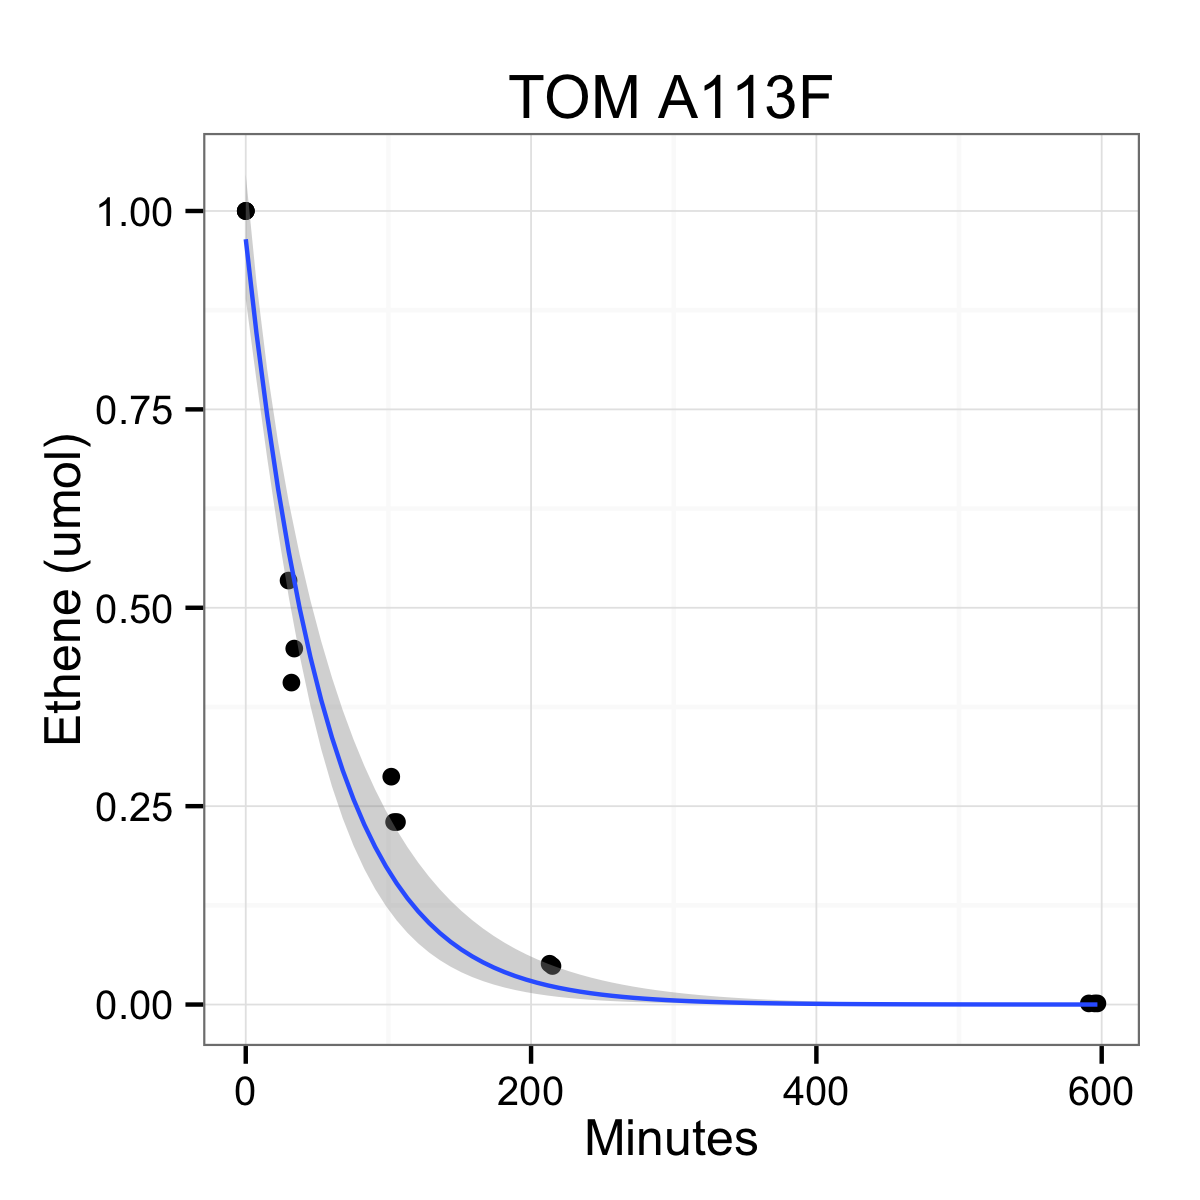

Here is the R script that generated this plot:
d=read.csv('time.csv')
d$Percent = d$Eth / max(d$Eth) * 100
d$eth.umol =  d$Eth / max(d$Eth)

library(ggplot2)

ggplot(d, aes(d$Time, d$eth.umol, group=d$Sample)) + 
geom_point() + 
labs(x="Minutes", y="Ethene (umol)", title="TOM A113F") + 
geom_smooth(method="glm",family=gaussian(link="log"),start=c(7,0)) +
theme_bw() + 
ggsave('time-eth.png', width=4, height=4)
